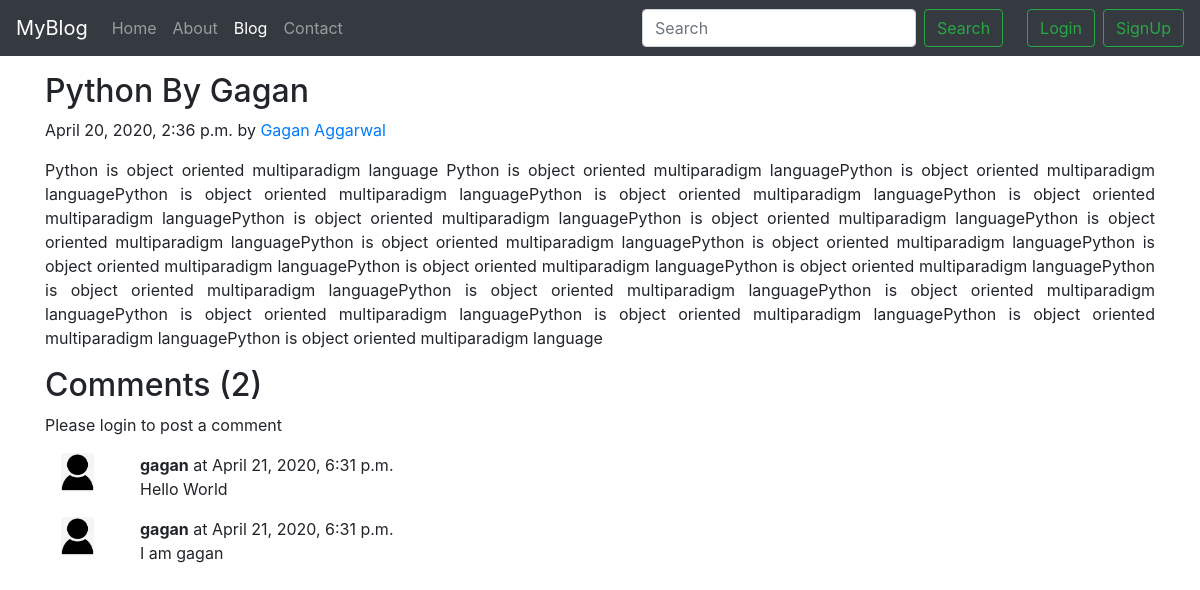
The page /blog/Python_By_Gagan on the database as committed earlier.
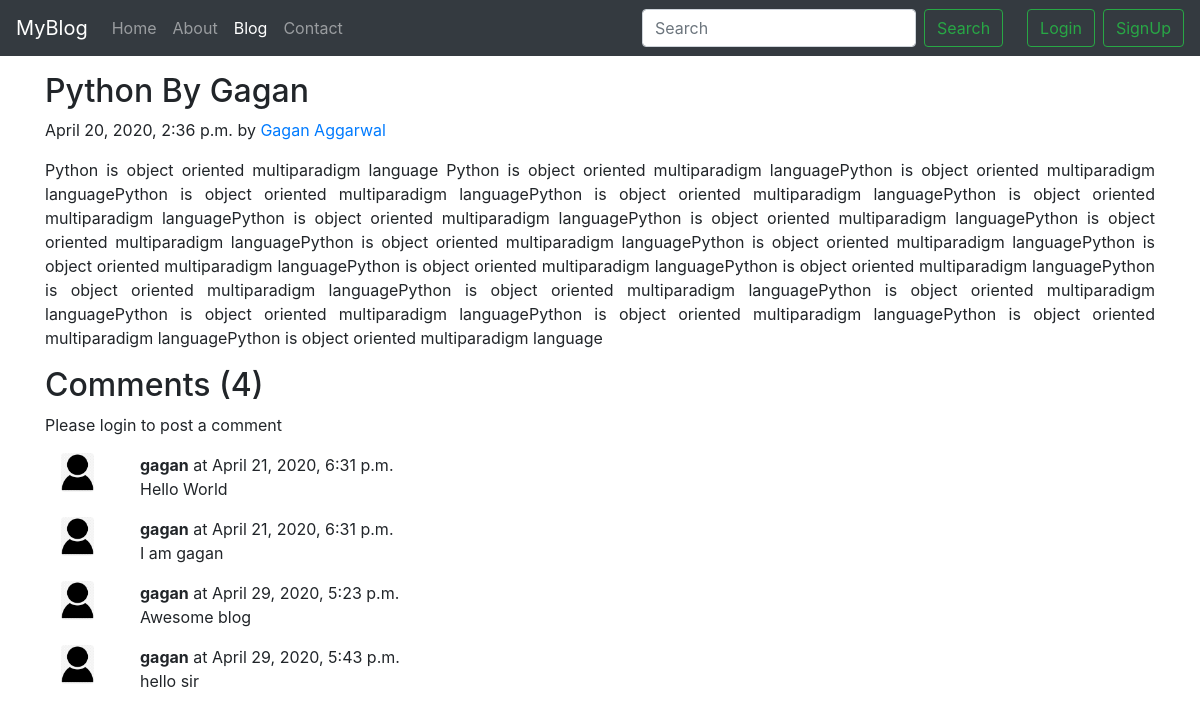
The same page on the database as committed later.
### MyBlogApp/models.py (models this page shows, shortened)
class BlogComment(models.Model):
    S_No = models.AutoField(primary_key=True)
    comment = models.TextField()
    User = models.ForeignKey(User, on_delete=models.CASCADE)
    BlogPost = models.ForeignKey(Post, on_delete=models.CASCADE)
    Parent = models.ForeignKey('self', on_delete=models.CASCADE, null=True)
    TimeStamp = models.DateTimeField(default=now)

### MyBlogApp/views.py (the view)
# urls.py: path('<str:slug>', views.blogPost),
def blogPost(request,slug):
    post = Post.objects.filter(slug=slug).first()
    comments = BlogComment.objects.filter(BlogPost=post)
    context = {'post':post,'comments':comments,'user':request.user}
    return render(request,"blog/blogPost.html",context)

### templates/blog/blogPost.html (shortened to what this page needs)
{% extends 'base.html' %}
{% load static %}
{% block blogactive %} active {% endblock blogactive %}
{% block body %}
<div class="container my-3">
    <h2 class="blog-post-title">{{post.Title}}</h2>
    <p class="blog-post-meta">{{post.TimeStamp}} by <a href="/about">{{post.Author}}</a></p>
    <p style="text-align: justify;text-justify: inter-word;">{{post.Content}}</p>
</div>
<div class="container">
    <h2>Comments ({{comments.count}})</h2>
    <div class="my-2">
        {% if user.is_authenticated %}
            <form action="/blog/postComment" method="POST">
                {% csrf_token %}
                <div class="form-group">
                    <label for="exampleInputText">Post Comment</label>
                    <input type="text" name="comment" class="form-control" placeholder="Enter Comment Here..">
                </div>
                <input type="hidden" name="postSno" value="{{post.S_No}}">
                <input type="submit" class="btn btn-primary" value="Submit">
            </form>
        {% else %}
            <p>Please login to post a comment</p>
        {% endif %}
    </div>
    {% for comment in comments %}
    <div class="row my-3">
        <div class="col-md-1">
            <img src="{% static 'img/user.png' %}" class="rounded mx-auto d-block w-50" alt="user">
        </div>
        <div class="col-md-11">
            <b>{{comment.User.username}}</b> at {{comment.TimeStamp}}
            <div>{{comment.comment}}</div>
        </div>
    </div>
    {% endfor %}
</div>
{% endblock body %}

Rows that differ between the two databases and show on the page:
added BlogComment: User.username "gagan", TimeStamp "April 29, 2020, 5:23 p.m.", comment "Awesome blog"
added BlogComment: User.username "gagan", TimeStamp "April 29, 2020, 5:43 p.m.", comment "hello sir"
Other text that changed with them:
{{ comments.count }}: "2" → "4"
